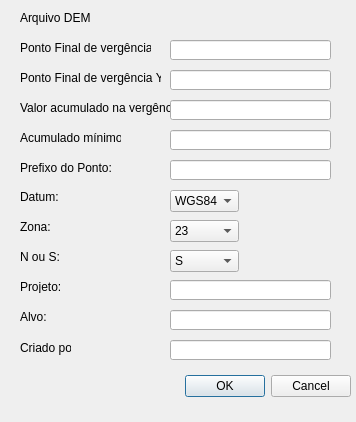
<?xml version="1.0" encoding="UTF-8"?>
<ui version="4.0">
 <class>CriaPontoSedcorDialogBase</class>
 <widget class="QDialog" name="CriaPontoSedcorDialogBase">
  <property name="geometry">
   <rect>
    <x>0</x>
    <y>0</y>
    <width>356</width>
    <height>422</height>
   </rect>
  </property>
  <property name="windowTitle">
   <string>GDS-Cria Ponto Sedcor</string>
  </property>
  <widget class="QDialogButtonBox" name="button_box">
   <property name="geometry">
    <rect>
     <x>170</x>
     <y>370</y>
     <width>181</width>
     <height>32</height>
    </rect>
   </property>
   <property name="orientation">
    <enum>Qt::Horizontal</enum>
   </property>
   <property name="standardButtons">
    <set>QDialogButtonBox::Cancel|QDialogButtonBox::Ok</set>
   </property>
  </widget>
  <widget class="QLabel" name="label">
   <property name="geometry">
    <rect>
     <x>20</x>
     <y>10</y>
     <width>71</width>
     <height>16</height>
    </rect>
   </property>
   <property name="text">
    <string>Arquivo DEM:</string>
   </property>
  </widget>
  <widget class="QLabel" name="label_3">
   <property name="geometry">
    <rect>
     <x>20</x>
     <y>40</y>
     <width>131</width>
     <height>16</height>
    </rect>
   </property>
   <property name="text">
    <string>Ponto Final de vergência X:</string>
   </property>
  </widget>
  <widget class="QLineEdit" name="lineEditX">
   <property name="geometry">
    <rect>
     <x>170</x>
     <y>40</y>
     <width>161</width>
     <height>20</height>
    </rect>
   </property>
  </widget>
  <widget class="QLabel" name="label_4">
   <property name="geometry">
    <rect>
     <x>20</x>
     <y>70</y>
     <width>141</width>
     <height>16</height>
    </rect>
   </property>
   <property name="text">
    <string>Ponto Final de vergência Y:</string>
   </property>
  </widget>
  <widget class="QLineEdit" name="lineEditY">
   <property name="geometry">
    <rect>
     <x>170</x>
     <y>70</y>
     <width>161</width>
     <height>20</height>
    </rect>
   </property>
  </widget>
  <widget class="QLabel" name="label_5">
   <property name="geometry">
    <rect>
     <x>20</x>
     <y>100</y>
     <width>151</width>
     <height>16</height>
    </rect>
   </property>
   <property name="text">
    <string>Valor acumulado na vergência:</string>
   </property>
  </widget>
  <widget class="QLabel" name="label_6">
   <property name="geometry">
    <rect>
     <x>20</x>
     <y>130</y>
     <width>101</width>
     <height>16</height>
    </rect>
   </property>
   <property name="text">
    <string>Acumulado mínimo: </string>
   </property>
  </widget>
  <widget class="QLineEdit" name="lineEditSnap">
   <property name="geometry">
    <rect>
     <x>170</x>
     <y>100</y>
     <width>161</width>
     <height>20</height>
    </rect>
   </property>
  </widget>
  <widget class="QLineEdit" name="lineEditAcc">
   <property name="geometry">
    <rect>
     <x>170</x>
     <y>130</y>
     <width>161</width>
     <height>20</height>
    </rect>
   </property>
  </widget>
  <widget class="QgsFileWidget" name="mQgsFileWidget">
   <property name="geometry">
    <rect>
     <x>90</x>
     <y>10</y>
     <width>261</width>
     <height>27</height>
    </rect>
   </property>
  </widget>
  <widget class="QLineEdit" name="lineEditAlvo">
   <property name="geometry">
    <rect>
     <x>170</x>
     <y>310</y>
     <width>161</width>
     <height>20</height>
    </rect>
   </property>
  </widget>
  <widget class="QLabel" name="label_10">
   <property name="geometry">
    <rect>
     <x>20</x>
     <y>280</y>
     <width>47</width>
     <height>13</height>
    </rect>
   </property>
   <property name="text">
    <string>Projeto:</string>
   </property>
  </widget>
  <widget class="QLabel" name="label_12">
   <property name="geometry">
    <rect>
     <x>20</x>
     <y>340</y>
     <width>51</width>
     <height>16</height>
    </rect>
   </property>
   <property name="text">
    <string>Criado por:</string>
   </property>
  </widget>
  <widget class="QLabel" name="label_9">
   <property name="geometry">
    <rect>
     <x>20</x>
     <y>250</y>
     <width>47</width>
     <height>13</height>
    </rect>
   </property>
   <property name="text">
    <string>N ou S:</string>
   </property>
  </widget>
  <widget class="QLabel" name="label_11">
   <property name="geometry">
    <rect>
     <x>20</x>
     <y>310</y>
     <width>47</width>
     <height>13</height>
    </rect>
   </property>
   <property name="text">
    <string>Alvo:</string>
   </property>
  </widget>
  <widget class="QLabel" name="label_7">
   <property name="geometry">
    <rect>
     <x>20</x>
     <y>190</y>
     <width>47</width>
     <height>13</height>
    </rect>
   </property>
   <property name="text">
    <string>Datum:</string>
   </property>
  </widget>
  <widget class="QLineEdit" name="lineEditProjeto">
   <property name="geometry">
    <rect>
     <x>170</x>
     <y>280</y>
     <width>161</width>
     <height>20</height>
    </rect>
   </property>
  </widget>
  <widget class="QLineEdit" name="lineEditPrefix">
   <property name="geometry">
    <rect>
     <x>170</x>
     <y>160</y>
     <width>161</width>
     <height>20</height>
    </rect>
   </property>
  </widget>
  <widget class="QLabel" name="label_8">
   <property name="geometry">
    <rect>
     <x>20</x>
     <y>220</y>
     <width>47</width>
     <height>13</height>
    </rect>
   </property>
   <property name="text">
    <string>Zona:</string>
   </property>
  </widget>
  <widget class="QLabel" name="label_13">
   <property name="geometry">
    <rect>
     <x>20</x>
     <y>160</y>
     <width>101</width>
     <height>16</height>
    </rect>
   </property>
   <property name="text">
    <string>Prefixo do Ponto:</string>
   </property>
  </widget>
  <widget class="QLineEdit" name="lineEditQuem">
   <property name="geometry">
    <rect>
     <x>170</x>
     <y>340</y>
     <width>161</width>
     <height>20</height>
    </rect>
   </property>
  </widget>
  <widget class="QComboBox" name="comboBoxDatum">
   <property name="geometry">
    <rect>
     <x>170</x>
     <y>190</y>
     <width>69</width>
     <height>22</height>
    </rect>
   </property>
   <item>
    <property name="text">
     <string>WGS84</string>
    </property>
   </item>
  </widget>
  <widget class="QComboBox" name="comboBoxZona">
   <property name="geometry">
    <rect>
     <x>170</x>
     <y>220</y>
     <width>69</width>
     <height>22</height>
    </rect>
   </property>
   <item>
    <property name="text">
     <string>23</string>
    </property>
   </item>
   <item>
    <property name="text">
     <string>25</string>
    </property>
   </item>
   <item>
    <property name="text">
     <string>24</string>
    </property>
   </item>
   <item>
    <property name="text">
     <string>22</string>
    </property>
   </item>
   <item>
    <property name="text">
     <string>21</string>
    </property>
   </item>
   <item>
    <property name="text">
     <string>20</string>
    </property>
   </item>
  </widget>
  <widget class="QComboBox" name="comboBoxNs">
   <property name="geometry">
    <rect>
     <x>170</x>
     <y>250</y>
     <width>69</width>
     <height>22</height>
    </rect>
   </property>
   <item>
    <property name="text">
     <string>S</string>
    </property>
   </item>
   <item>
    <property name="text">
     <string>N</string>
    </property>
   </item>
  </widget>
 </widget>
 <customwidgets>
  <customwidget>
   <class>QgsFileWidget</class>
   <extends>QWidget</extends>
   <header>qgsfilewidget.h</header>
  </customwidget>
 </customwidgets>
 <resources/>
 <connections>
  <connection>
   <sender>button_box</sender>
   <signal>accepted()</signal>
   <receiver>CriaPontoSedcorDialogBase</receiver>
   <slot>accept()</slot>
   <hints>
    <hint type="sourcelabel">
     <x>20</x>
     <y>20</y>
    </hint>
    <hint type="destinationlabel">
     <x>20</x>
     <y>20</y>
    </hint>
   </hints>
  </connection>
  <connection>
   <sender>button_box</sender>
   <signal>rejected()</signal>
   <receiver>CriaPontoSedcorDialogBase</receiver>
   <slot>reject()</slot>
   <hints>
    <hint type="sourcelabel">
     <x>20</x>
     <y>20</y>
    </hint>
    <hint type="destinationlabel">
     <x>20</x>
     <y>20</y>
    </hint>
   </hints>
  </connection>
 </connections>
</ui>
